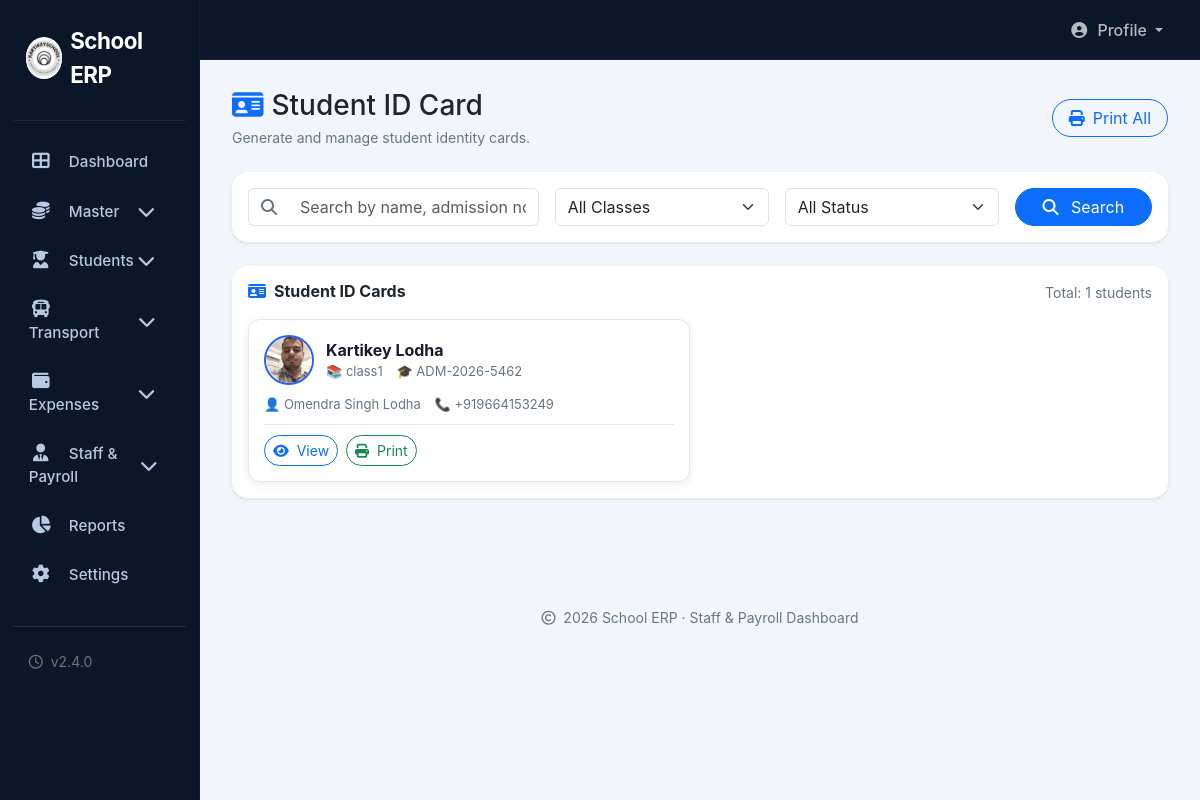
/admin/id_card.php (signed in), run on the app's committed database.
### tables this page shows
CREATE TABLE `students` (
  `id` int(11) NOT NULL,
  `admission_no` varchar(50) NOT NULL,
  `name` varchar(100) NOT NULL,
  `class_id` int(11) DEFAULT NULL,
  `section_id` int(11) DEFAULT NULL,
  `gender` enum('Male','Female','Other') DEFAULT 'Male',
  `dob` date DEFAULT NULL,
  `phone` varchar(20) DEFAULT NULL,
  `email` varchar(100) DEFAULT NULL,
  `address` text DEFAULT NULL,
  `father_name` varchar(100) DEFAULT NULL,
  `mother_name` varchar(100) DEFAULT NULL,
  `parent_phone` varchar(20) DEFAULT NULL,
  `status` enum('Active','Inactive') DEFAULT 'Active',
  `created_at` timestamp NOT NULL DEFAULT current_timestamp(),
  `photo` varchar(255) DEFAULT NULL,
  `birth_certificate` varchar(255) DEFAULT NULL,
  `marksheet` varchar(255) DEFAULT NULL,
  `tc_certificate` varchar(255) DEFAULT NULL,
  `aadhaar` varchar(255) DEFAULT NULL,
  `father_aadhaar` varchar(255) DEFAULT NULL,
  `mother_aadhaar` varchar(255) DEFAULT NULL,
  `parent_email` varchar(100) DEFAULT NULL,
  `student_type` enum('RTO','Non-RTO') DEFAULT 'Non-RTO',
  `admission_fees` decimal(10,2) DEFAULT 0.00,
  `blood_group` enum('A+','A-','B+','B-','AB+','AB-','O+','O-') DEFAULT NULL
);

CREATE TABLE `classes` (
  `id` int(11) NOT NULL,
  `class_name` varchar(50) NOT NULL,
  `student_capacity` int(11) DEFAULT 0,
  `status` enum('Active','Inactive') DEFAULT 'Active',
  `created_at` timestamp NOT NULL DEFAULT current_timestamp()
);

### admin/id_card.php (the view, shortened to what this page needs)
<?php
include '../config/config.php';
$search = $_GET['search'] ?? '';
try {
    $sql = "SELECT s.*, c.class_name, sec.section_name
            FROM students s
            LEFT JOIN classes c ON s.class_id = c.id
            LEFT JOIN sections sec ON s.section_id = sec.id
            WHERE 1=1";
    $params = [];
    $sql .= " ORDER BY s.id DESC LIMIT 50";
    $stmt = $conn->prepare($sql);
    $stmt->execute($params);
    $students = $stmt->fetchAll(PDO::FETCH_ASSOC);
} catch (Exception $e) {
    $students = [];
    $error = 'Failed to load students: ' . $e->getMessage();
}
include 'includes/header.php';
?>
<div class="main-content">
    <div class="d-flex justify-content-between align-items-center flex-wrap gap-3 mb-4">
        <div>
            <h3 class="mb-1"><i class="fas fa-id-card text-primary me-2"></i>Student ID Card</h3>
            <div class="text-secondary small">Generate and manage student identity cards.</div>
        </div>
        <div class="d-flex gap-2">
            <button class="btn btn-outline-primary rounded-pill px-3 no-print" onclick="window.print()">
                <i class="fas fa-print me-2"></i>Print All
            </button>
        </div>
    </div>
    <div class="card border-0 rounded-4 shadow-sm mb-4 no-print">
        <div class="card-body">
            <form method="get" class="row g-3 align-items-center">
                <div class="col-md-4">
                    <div class="input-group">
                        <span class="input-group-text bg-transparent border-end-0">
                            <i class="fas fa-search text-secondary"></i>
                        </span>
                        <input type="text" class="form-control border-start-0" name="search" placeholder="Search by name, admission no..." value="<?= htmlspecialchars($search) ?>" />
                    </div>
                </div>
                <div class="col-md-3">
                    <select class="form-select" name="class_id">
                        <option value="">All Classes</option>
                    </select>
                </div>
                <div class="col-md-3">
                    <select class="form-select" name="status">
                        <option value="">All Status</option>
                    </select>
                </div>
                <div class="col-md-2">
                    <button type="submit" class="btn btn-primary w-100 rounded-pill">
                        <i class="fas fa-search me-2"></i> Search
                    </button>
                </div>
            </form>
        </div>
    </div>
    <div class="card border-0 rounded-4 shadow-sm">
        <div class="card-body">
            <div class="d-flex justify-content-between align-items-center mb-3">
                <h6 class="mb-0 fw-bold"><i class="fas fa-id-card text-primary me-2"></i>Student ID Cards</h6>
                <span class="text-secondary small">Total: <?= count($students) ?> students</span>
            </div>
            <?php if (count($students) > 0): ?>
            <div class="id-card-grid">
                <?php foreach ($students as $student): ?>
                <div class="id-card-mini" onclick="openIDCard(<?= $student['id'] ?>)">
                    <div class="mini-header">
                        <img src="<?= !empty($student['photo']) ? '../uploads/students/' . $student['photo'] : 'https://ui-avatars.com/api/?name=' . urlencode($student['name']) . '&background=2563eb&color=fff&size=50' ?>"
                             alt="<?= htmlspecialchars($student['name']) ?>"
                             class="mini-photo"
                             onerror="this.src='https://ui-avatars.com/api/?name=<?= urlencode($student['name']) ?>&background=2563eb&color=fff&size=50'">
                        <div>
                            <div class="mini-name"><?= htmlspecialchars($student['name']) ?></div>
                            <div class="mini-details">
                                <span>📚 <?= htmlspecialchars($student['class_name'] ?? 'N/A') ?></span>
                                <span>🎓 <?= htmlspecialchars($student['admission_no']) ?></span>
                            </div>
                        </div>
                    </div>
                    <div class="mini-details">
                        <span>👤 <?= htmlspecialchars($student['father_name'] ?: 'N/A') ?></span>
                        <span>📞 <?= htmlspecialchars($student['parent_phone'] ?: 'N/A') ?></span>
                    </div>
                    <div class="mini-actions">
                        <button class="btn btn-sm btn-outline-primary rounded-pill" onclick="event.stopPropagation(); openIDCard(<?= $student['id'] ?>)">
                            <i class="fas fa-eye me-1"></i> View
                        </button>
                        <button class="btn btn-sm btn-outline-success rounded-pill" onclick="event.stopPropagation(); printIDCard(<?= $student['id'] ?>)">
                            <i class="fas fa-print me-1"></i> Print
                        </button>
                    </div>
                </div>
                <?php endforeach; ?>
            </div>
            <?php endif; ?>
        </div>
    </div>
</div>
<?php
include 'includes/footer.php';
?>

### admin/style/ok.css (style rules this page uses)
* { box-sizing: border-box; }
body { background: #f2f5f9; font-family: 'Inter', system-ui, -apple-system, sans-serif; height: 100vh; overflow-x: hidden; }
.main-content { flex: 1; padding: 1.8rem 2rem 2rem 2rem; background: #f2f5f9; }

### admin/id_card.php (style rules this page uses)
.id-card-grid { display: grid; grid-template-columns: repeat(auto-fill, minmax(320px, 1fr)); gap: 20px; margin-top: 15px; }
.id-card-mini { background: white; border-radius: 12px; padding: 15px; box-shadow: 0 2px 10px rgba(0,0,0,0.08); border: 1px solid #e5e7eb; transition: all 0.3s ease; cursor: pointer; }
.id-card-mini .mini-header { display: flex; align-items: center; gap: 12px; margin-bottom: 10px; }
.id-card-mini .mini-photo { width: 50px; height: 50px; border-radius: 50%; border: 2px solid #2563eb; object-fit: cover; }
.id-card-mini .mini-name { font-weight: 700; color: #1a1a2e; font-size: 16px; }
.id-card-mini .mini-details { font-size: 13px; color: #6b7280; }
.id-card-mini .mini-details span { display: inline-block; margin-right: 10px; }
.id-card-mini .mini-actions { display: flex; gap: 8px; margin-top: 10px; padding-top: 10px; border-top: 1px solid #e5e7eb; }

### data on the page
students: photo (picture), name "Kartikey Lodha", class.class_name "class1", admission_no "ADM-2026-5462", father_name "Omendra Singh Lodha", parent_phone "+919664153249"

### other printed values
count($students) "1"
